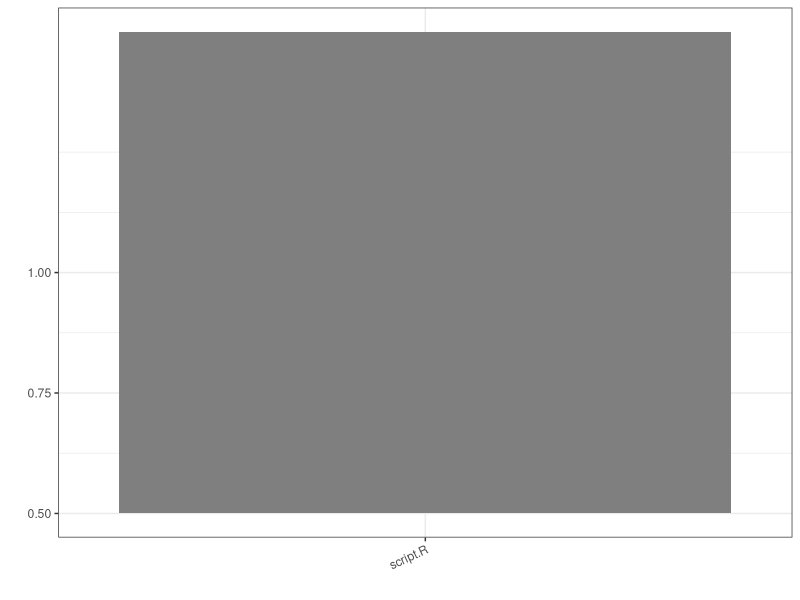
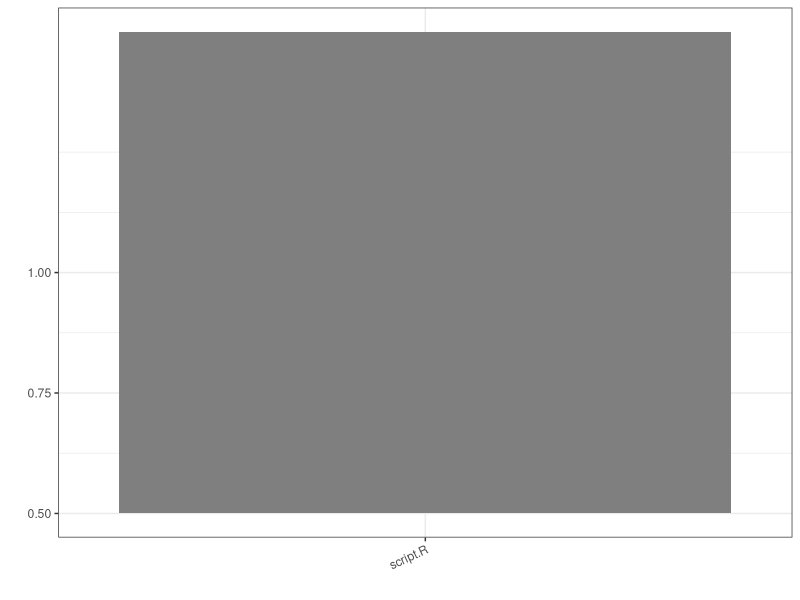
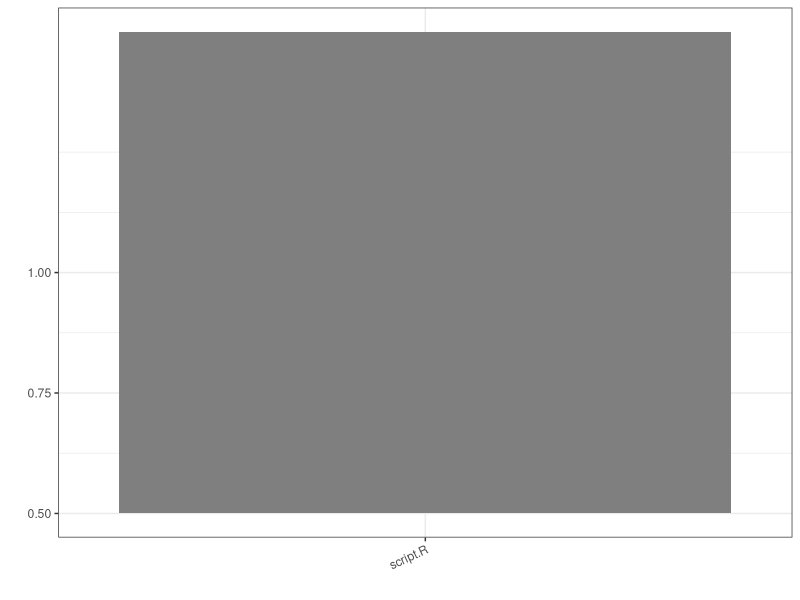

These charts were generated, in order, by the following R code:
#!/usr/bin/env Rscript

library(ggplot2)
library(reshape2)

args <- commandArgs(trailingOnly = TRUE)

parse_1d_str_args <- function(str) {
  return(unlist(strsplit(str,",")))
}

parse_2d_numeric_args <- function(str) {
  return(lapply(unlist(strsplit(str,";")),function(s) as.numeric(parse_1d_str_args(s))==1))
}

data <- data.frame(parse_2d_numeric_args(args[1]))
data_labels <- parse_1d_str_args(args[2])
names(data) <- data_labels
#print(data)

output_files <- parse_1d_str_args(args[3])
#print(output_files)

## ggplot(data=df, aes(x=numParallel, y=data, fill=opts)) +
##   geom_bar(stat="identity", position=position_dodge(), colour="black") +
##   theme_bw() +
##   xlab(xlabel) +
##   ylab(ylabel) +
##   scale_fill_manual(values=stat_colors)

melted <- melt(data.matrix(data))
melted$value = as.logical(melted$value)

ggplot(melted,aes(x=Var2,y=Var1,fill=value)) +
  geom_tile() +
      theme_bw() +
        theme(legend.position = "none",
              axis.text.x = element_text(angle=25,hjust=1)) +
              ## axis.text.y = element_blank()) +
          xlab("") +
            ylab("") +
              scale_fill_manual(values = c("white","black")) +
                scale_y_continuous(breaks=seq(0,
                                     nrow(data),nrow(data)/4),
                                   labels=c("0.00","0.25","0.50","0.75","1.00"))

#print(output_files)
lapply(output_files, function(f) ggsave(f,width=7,height=6))
